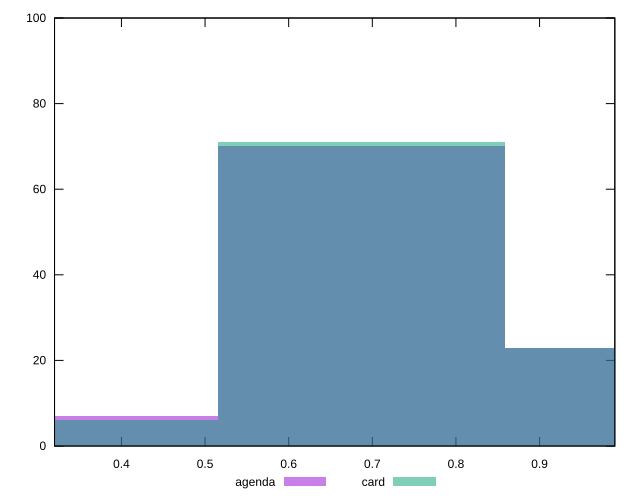

Recreate this plot in gnuplot.
reset

$agenda <<EOF
0.3436365729339162 7
1.0309097188017486 23
0.6872731458678324 70
EOF

$card <<EOF
0.6872731458678324 71
1.0309097188017486 23
0.3436365729339162 6
EOF

set key outside below
set boxwidth 0.3436365729339162
set xrange [0.32:0.99]
set yrange [0:100]
set trange [0:100]
set style fill transparent solid 0.5 noborder
set terminal svg size 640, 500 enhanced background rgb 'white'
set output "reports/report_00028_2021-02-24T12-49-42.674Z/meta/score/comparison/histogram/1_vs_2.svg"

plot $agenda title "agenda" with boxes, \
     $card title "card" with boxes

reset
